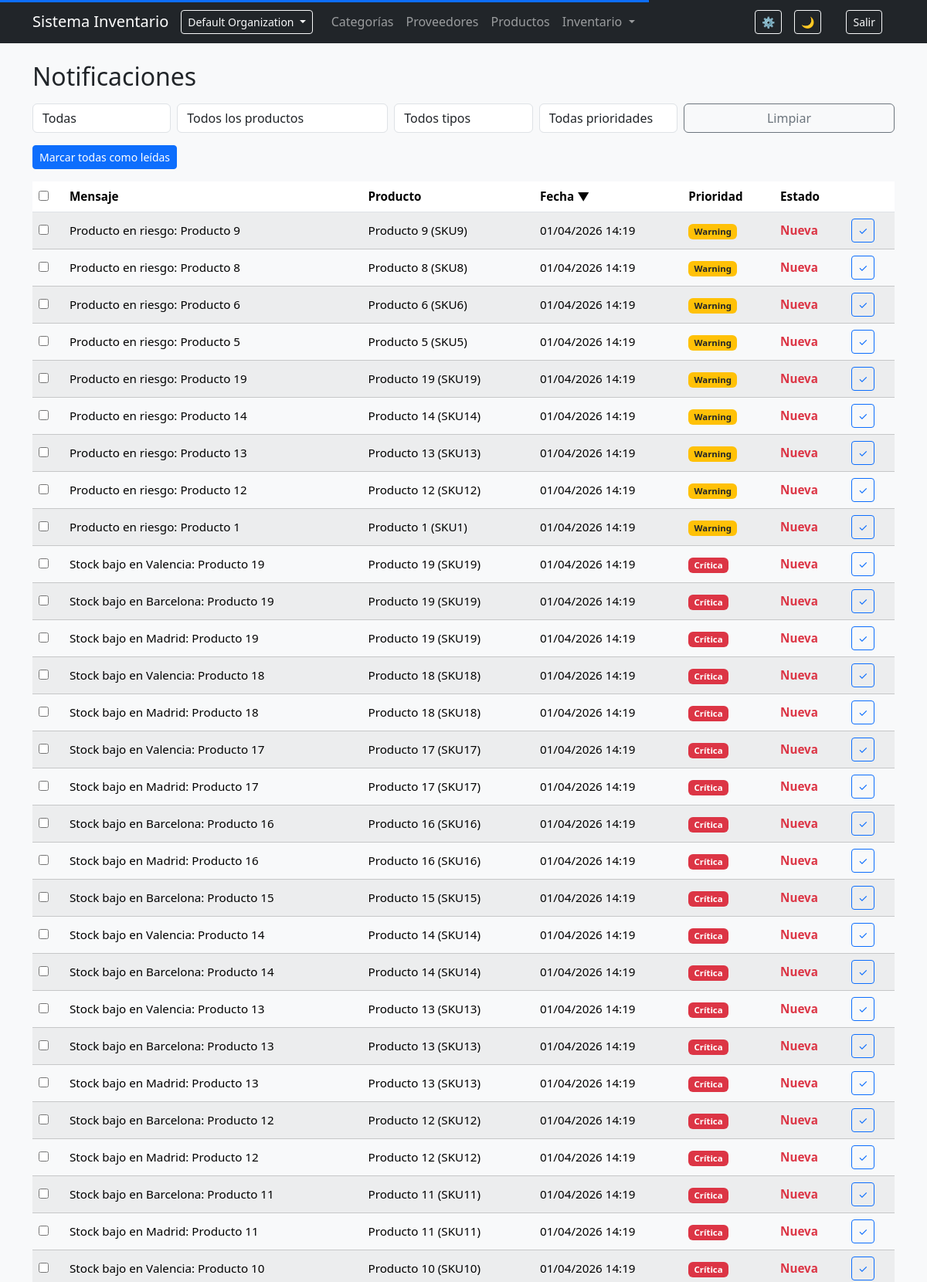
Screenshot of /notificaciones/lista/ (signed in, upper part) with the database file from the repository.
### organizations/models.py (models this page shows, shortened)
class Organization(models.Model):
    name = models.CharField(max_length=150)
    slug = models.SlugField(unique=True)
    owner = models.ForeignKey(
        User,
        on_delete=models.CASCADE,
        related_name="owned_organizations"
    )
    created_at = models.DateTimeField(auto_now_add=True)
    class Meta:
        ordering = ["name"]

### notifications/models.py (models this page shows, shortened)
class UserNotification(models.Model):
    user = models.ForeignKey(
        User,
        on_delete=models.CASCADE,
        related_name="user_notifications"
    )
    notification = models.ForeignKey(
        Notification,
        on_delete=models.CASCADE,
        related_name="user_notifications"
    )
    seen = models.BooleanField(default=False, db_index=True)
    created_at = models.DateTimeField(auto_now_add=True)
    class Meta:
        unique_together = ("user", "notification")
        indexes = [
            models.Index(fields=["user", "seen"]),
        ]

class Notification(models.Model):
    organization = models.ForeignKey(
        Organization,
        on_delete=models.CASCADE,
        related_name="notifications",
        db_index=True,
    )
    TYPE_CHOICES = [
        ("movement", "Movimiento"),
        ("stock_item_low", "Incidencia almacén"),
        ("product_risk", "Producto en riesgo"),
        ("order", "Pedido"),
        ("alert", "Alerta"),
        ("info", "Información"),
    ]
    PRIORITY_CHOICES = [
        ("critical", "Crítica"),
        ("warning", "Advertencia"),
        ("info", "Info"),
    ]
    product = models.ForeignKey(
        Product,
        on_delete=models.CASCADE,
        related_name="notifications",
        null=True,
        blank=True,
        db_index=True,
    )
    location = models.ForeignKey(
        Location,
        on_delete=models.CASCADE,
        null=True,
        blank=True,
        related_name="notifications",
        db_index=True,
    )
    type = models.CharField(
        max_length=30,
        choices=TYPE_CHOICES,
        default="info",
        db_index=True,
    )
    priority = models.CharField(
        max_length=20,
        choices=PRIORITY_CHOICES,
        default="info",
    )
    message = models.CharField(max_length=255)
    created_at = models.DateTimeField(auto_now_add=True, db_index=True)
    seen = models.BooleanField(default=False, db_index=True)
    class Meta:
        ordering = ["-created_at"]
        indexes = [
            models.Index(fields=["organization", "created_at"]),
            models.Index(fields=["organization", "type"]),
        ]

### products/models.py (models this page shows, shortened)
class Product(models.Model):
    organization = models.ForeignKey(
        Organization,
        on_delete=models.CASCADE,
        related_name="products",
        db_index=True,
    )
    name = models.CharField(max_length=150, db_index=True)
    sku = models.CharField(max_length=50, db_index=True)
    category = models.ForeignKey(
        Category,
        on_delete=models.SET_NULL,
        null=True,
        related_name='products'
    )
    supplier = models.ForeignKey(
        Supplier,
        on_delete=models.SET_NULL,
        null=True,
        blank=True,
        related_name='products'
    )
    stock = models.IntegerField(default=0)
    min_stock = models.IntegerField(default=0)
    cost_price = models.DecimalField(max_digits=10, decimal_places=2, default=0)
    sale_price = models.DecimalField(max_digits=10, decimal_places=2, default=0)
    image = models.ImageField(upload_to=product_image_path, blank=True, null=True)
    last_low_stock_alert = models.DateTimeField(null=True, blank=True)
    created_at = models.DateTimeField(auto_now_add=True)
    updated_at = models.DateTimeField(auto_now=True)
    class Meta:
        ordering = ['name']
        unique_together = ("organization", "sku")
        indexes = [
            models.Index(fields=["organization", "name"]),
            models.Index(fields=["organization", "sku"]),
        ]
    def __str__(self):
        return f"{self.name} ({self.sku})"

### notifications/views/list.py (the view)
# urls.py: path("lista/", views.notifications_list, name="notifications_list"),
def notifications_list(request):
    qs, filters_ctx = get_filtered_notifications(request)
    context = {
        "user_notifications": qs,
        "notifications": [un.notification for un in qs],
        "products": get_products(request),
        "has_unread": has_unread(request),
        **filters_ctx,
    }
    if request.headers.get("HX-Request"):
        return render(request, "notifications/partials/notifications_table.html", context)
    return render(request, "notifications/list.html", context)

### accounts/permissions.py (called while the page is built, shortened)
def _get_membership(user):
    if not user or not user.is_authenticated:
        return None
    request = getattr(user, "_request", None)
    membership = user.memberships.filter(is_active=True).first()
    return membership

def _has_role(user, roles):
    membership = _get_membership(user)
    if not membership:
        return False
    return membership.role in roles

def _is_owner(user):
    return _has_role(user, [Membership.Roles.OWNER])

def _is_admin(user):
    return _has_role(user, [Membership.Roles.OWNER, Membership.Roles.ADMIN])

def _is_manager(user):
    return _has_role(user, [
        Membership.Roles.OWNER,
        Membership.Roles.ADMIN,
        Membership.Roles.MANAGER
    ])

def _is_staff(user):
    return _has_role(user, [
        Membership.Roles.OWNER,
        Membership.Roles.ADMIN,
        Membership.Roles.MANAGER,
        Membership.Roles.STAFF
    ])

def can_view_products(user):
    return _is_staff(user)

def can_create_products(user):
    return _is_manager(user)

def can_edit_products(user):
    return _is_manager(user)

def can_delete_products(user):
    return _is_admin(user)

def can_export_products(user):
    return _is_manager(user)

def can_view_categories(user):
    return _is_staff(user)

def can_manage_categories(user):
    return _is_manager(user)

def can_view_suppliers(user):
    return _is_staff(user)

def can_manage_suppliers(user):
    return _is_manager(user)

def can_view_locations(user):
    return _is_staff(user)

def can_manage_locations(user):
    return _is_admin(user)

def can_view_inventory(user):
    return _is_staff(user)

def can_create_inventory(user):
    return _is_staff(user)

def can_edit_inventory(user):
    return _is_manager(user)

def can_confirm_inventory(user):
    return _is_manager(user)

def can_view_transfers(user):
    return _is_staff(user)

def can_create_transfer(user):
    return _is_staff(user)

def can_confirm_transfer(user):
    return _is_manager(user)

def can_view_orders(user):
    return _is_staff(user)

def can_create_order(user):
    return _is_manager(user)

def can_edit_order(user):
    return _is_manager(user)

def can_send_order(user):
    return _is_manager(user)

def can_cancel_order(user):
    return _is_manager(user)

def can_receive_order(user):
    return _is_staff(user)

def can_view_audit(user):
    return _is_owner(user) or _is_admin(user) or _is_manager(user)

def can_manage_notifications(user):
    return _is_manager(user)

### notifications/views/utils.py (called while the page is built)
def has_unread(request):
    return user_qs(request).filter(seen=False).exists()

### notifications/templates/notifications/list.html (shortened to what this page needs)
{% extends "base.html" %}
{% block content %}
<h2 class="mb-3">Notificaciones</h2>
<form
    method="GET"
    class="row g-2 mb-3"
    hx-get="{% url 'notifications:notifications_list' %}"
    hx-target="#notifications-table"
    hx-swap="innerHTML"
    hx-push-url="true"
    hx-trigger="change delay:300ms"
>
    <div class="col-md-2">
        <select name="status" class="form-control">
            <option value="">Todas</option>
        </select>
    </div>
    <div class="col-md-3">
        <select name="product" class="form-control">
            <option value="">Todos los productos</option>
        </select>
    </div>
    <div class="col-md-2">
        <select name="type" class="form-control">
            <option value="">Todos tipos</option>
        </select>
    </div>
    <div class="col-md-2">
        <select name="priority" class="form-control">
            <option value="">Todas prioridades</option>
        </select>
    </div>
    <div class="col-md-3 d-grid">
        <button type="button"
                class="btn btn-outline-secondary"
                onclick="clearFilters(this)">
            Limpiar
        </button>
    </div>
</form>
<div id="notifications-table"
     hx-get="{% url 'notifications:notifications_list' %}"
     hx-trigger="load, inventory:notifications_updated from:body"
     hx-target="this"
     hx-swap="innerHTML">
    {% include 'notifications/partials/notifications_table.html' %}
</div>
{% endblock %}

### templates/partials/navbar.html (shortened to what this page needs)
<nav class="navbar navbar-expand-lg navbar-dark bg-dark mb-4">
    <div class="container">
        <a class="navbar-brand" href="{% url 'dashboard' %}">Sistema Inventario</a>
        <div class="collapse navbar-collapse" id="navbarMain">
            <div class="dropdown me-3">
                <button class="btn btn-sm btn-outline-light dropdown-toggle" data-bs-toggle="dropdown">
                    {{ organization.name }}
                </button>
            </div>
            <ul class="navbar-nav me-auto mb-2 mb-lg-0">
                <li class="nav-item"><a href="/categorias/" class="nav-link">Categorías</a></li>
                <li class="nav-item"><a href="/proveedores/" class="nav-link">Proveedores</a></li>
                <li class="nav-item"><a href="/productos/" class="nav-link">Productos</a></li>
                <li class="nav-item dropdown">
                    <a class="nav-link dropdown-toggle" href="#" data-bs-toggle="dropdown">
                        Inventario
                    </a>
                </li>
            </ul>
            <div class="d-flex align-items-center gap-3 me-3">
                <div id="notifications-bell"
                    hx-get="{% url 'notifications:notifications_counter' %}"
                    hx-trigger="load, inventory:notifications_updated from:body"
                    hx-target="this"
                    hx-swap="outerHTML">
                <a href="{% url 'notification_preferences' %}"
                   class="btn btn-sm btn-outline-light"
                   title="Configurar notificaciones">
                    ⚙️
                </a>
            </div>
            <button id="themeToggle" class="btn btn-sm btn-outline-light me-3">🌙</button>
            <form method="post" action="{% url 'logout' %}">
                <button class="btn btn-sm btn-outline-light">Salir</button>
            </form>
        </div>
    </div>
</nav>

### notifications/templates/notifications/partials/notifications_table.html (shortened to what this page needs)
<div class="d-flex justify-content-between align-items-center mb-3">
    <div class="d-flex gap-2">
        <button
            class="btn btn-primary btn-sm"
            hx-post="{% url 'notifications:notifications_toggle_all' %}"
            hx-target="#notifications-table"
            hx-swap="innerHTML">
            {% if has_unread %}
                Marcar todas como leídas
            {% else %}
                Marcar todas como no leídas
            {% endif %}
        </button>
    </div>
</div>
<form
    method="post"
    hx-post="{% url 'notifications:notifications_bulk_action' %}"
    hx-target="#notifications-table"
    hx-swap="innerHTML">
<div class="table-responsive">
<table class="table table-striped align-middle">
    <thead>
        <tr>
            <th><input type="checkbox" id="select-all"></th>
            {% include "partials/sortable_th.html" with field="message" label="Mensaje" target="#notifications-table" %}
            {% include "partials/sortable_th.html" with field="product__name" label="Producto" target="#notifications-table" %}
            {% include "partials/sortable_th.html" with field="created_at" label="Fecha" target="#notifications-table" %}
            <th>Prioridad</th>
            <th>Estado</th>
            <th></th>
        </tr>
    </thead>
    <tbody>
        {% for un in user_notifications %}
        <tr class="{% if not un.seen %}table-light{% endif %}">
            <td><input type="checkbox" name="selected" value="{{ un.id }}"></td>
            <td>{{ un.notification.message }}</td>
            <td>{{ un.notification.product|default:"-" }}</td>
            <td>{{ un.notification.created_at|date:"d/m/Y H:i" }}</td>
            <td>
                {% if un.notification.priority == "critical" %}
                    <span class="badge bg-danger">Crítica</span>
                {% elif un.notification.priority == "warning" %}
                    <span class="badge bg-warning text-dark">Warning</span>
                {% else %}
                    <span class="badge bg-secondary">Info</span>
                {% endif %}
            </td>
            <td>
                {% if un.seen %}
                    <span class="text-success">Leída</span>
                {% else %}
                    <span class="text-danger fw-bold">Nueva</span>
                {% endif %}
            </td>
            <td>
                {% if un.seen %}
                    <form method="post"
                          hx-post="{% url 'notifications:notification_mark_unread' un.id %}"
                          hx-target="#notifications-table"
                          hx-swap="innerHTML">
                        {% csrf_token %}
                        <button class="btn btn-sm btn-outline-secondary">↺</button>
                    </form>
                {% else %}
                    <form method="post"
                          hx-post="{% url 'notifications:notification_mark_read' un.id %}"
                          hx-target="#notifications-table"
                          hx-swap="innerHTML">
                        <button class="btn btn-sm btn-outline-primary">✓</button>
                    </form>
                {% endif %}
            </td>
        </tr>
        {% empty %}
        <tr>
            <td colspan="7">No hay notificaciones.</td>
        </tr>
        {% endfor %}
    </tbody>
</table>
</div>
</form>

### static/css/core.css (style rules this page uses)
:root { --bg: #f8f9fa; --text: #212529; --card: #ffffff; --border: #dee2e6; }
body { background: var(--bg); color: var(--text); transition: background .25s ease, color .25s ease; }
.table { font-size: 0.95rem; }
th { user-select: none; }
input, select { background: var(--card); color: var(--text); border: 1px solid var(--border); }

### dashboard/static/dashboard/css/dashboard.css (style rules this page uses)
:root { --section-bg: #ffffff; --sub-bg: #414040; --sub-text: #fafafa; }

### rows the page displays
Organization: name "Default Organization"
UserNotification: notification.message "Producto en riesgo: Producto 9", notification.product "Producto 9 (SKU9)", notification.created_at "01/04/2026 14:19", shows "Warning", seen "Nueva"
UserNotification: notification.message "Producto en riesgo: Producto 8", notification.product "Producto 8 (SKU8)", notification.created_at "01/04/2026 14:19", shows "Warning", seen "Nueva"
UserNotification: notification.message "Producto en riesgo: Producto 6", notification.product "Producto 6 (SKU6)", notification.created_at "01/04/2026 14:19", shows "Warning", seen "Nueva"
UserNotification: notification.message "Producto en riesgo: Producto 5", notification.product "Producto 5 (SKU5)", notification.created_at "01/04/2026 14:19", shows "Warning", seen "Nueva"
UserNotification: notification.message "Producto en riesgo: Producto 19", notification.product "Producto 19 (SKU19)", notification.created_at "01/04/2026 14:19", shows "Warning", seen "Nueva"
UserNotification: notification.message "Producto en riesgo: Producto 14", notification.product "Producto 14 (SKU14)", notification.created_at "01/04/2026 14:19", shows "Warning", seen "Nueva"
UserNotification: notification.message "Producto en riesgo: Producto 13", notification.product "Producto 13 (SKU13)", notification.created_at "01/04/2026 14:19", shows "Warning", seen "Nueva"
UserNotification: notification.message "Producto en riesgo: Producto 12", notification.product "Producto 12 (SKU12)", notification.created_at "01/04/2026 14:19", shows "Warning", seen "Nueva"
UserNotification: notification.message "Producto en riesgo: Producto 1", notification.product "Producto 1 (SKU1)", notification.created_at "01/04/2026 14:19", shows "Warning", seen "Nueva"
UserNotification: notification.message "Stock bajo en Valencia: Producto 19", notification.product "Producto 19 (SKU19)", notification.created_at "01/04/2026 14:19", shows "Crítica", seen "Nueva"
UserNotification: notification.message "Stock bajo en Barcelona: Producto 19", notification.product "Producto 19 (SKU19)", notification.created_at "01/04/2026 14:19", shows "Crítica", seen "Nueva"
UserNotification: notification.message "Stock bajo en Madrid: Producto 19", notification.product "Producto 19 (SKU19)", notification.created_at "01/04/2026 14:19", shows "Crítica", seen "Nueva"
UserNotification: notification.message "Stock bajo en Valencia: Producto 18", notification.product "Producto 18 (SKU18)", notification.created_at "01/04/2026 14:19", shows "Crítica", seen "Nueva"
UserNotification: notification.message "Stock bajo en Madrid: Producto 18", notification.product "Producto 18 (SKU18)", notification.created_at "01/04/2026 14:19", shows "Crítica", seen "Nueva"
UserNotification: notification.message "Stock bajo en Valencia: Producto 17", notification.product "Producto 17 (SKU17)", notification.created_at "01/04/2026 14:19", shows "Crítica", seen "Nueva"
UserNotification: notification.message "Stock bajo en Madrid: Producto 17", notification.product "Producto 17 (SKU17)", notification.created_at "01/04/2026 14:19", shows "Crítica", seen "Nueva"
UserNotification: notification.message "Stock bajo en Barcelona: Producto 16", notification.product "Producto 16 (SKU16)", notification.created_at "01/04/2026 14:19", shows "Crítica", seen "Nueva"
UserNotification: notification.message "Stock bajo en Madrid: Producto 16", notification.product "Producto 16 (SKU16)", notification.created_at "01/04/2026 14:19", shows "Crítica", seen "Nueva"
UserNotification: notification.message "Stock bajo en Barcelona: Producto 15", notification.product "Producto 15 (SKU15)", notification.created_at "01/04/2026 14:19", shows "Crítica", seen "Nueva"
UserNotification: notification.message "Stock bajo en Valencia: Producto 14", notification.product "Producto 14 (SKU14)", notification.created_at "01/04/2026 14:19", shows "Crítica", seen "Nueva"
UserNotification: notification.message "Stock bajo en Barcelona: Producto 14", notification.product "Producto 14 (SKU14)", notification.created_at "01/04/2026 14:19", shows "Crítica", seen "Nueva"
UserNotification: notification.message "Stock bajo en Valencia: Producto 13", notification.product "Producto 13 (SKU13)", notification.created_at "01/04/2026 14:19", shows "Crítica", seen "Nueva"
UserNotification: notification.message "Stock bajo en Barcelona: Producto 13", notification.product "Producto 13 (SKU13)", notification.created_at "01/04/2026 14:19", shows "Crítica", seen "Nueva"
UserNotification: notification.message "Stock bajo en Madrid: Producto 13", notification.product "Producto 13 (SKU13)", notification.created_at "01/04/2026 14:19", shows "Crítica", seen "Nueva"
UserNotification: notification.message "Stock bajo en Barcelona: Producto 12", notification.product "Producto 12 (SKU12)", notification.created_at "01/04/2026 14:19", shows "Crítica", seen "Nueva"
UserNotification: notification.message "Stock bajo en Madrid: Producto 12", notification.product "Producto 12 (SKU12)", notification.created_at "01/04/2026 14:19", shows "Crítica", seen "Nueva"
UserNotification: notification.message "Stock bajo en Barcelona: Producto 11", notification.product "Producto 11 (SKU11)", notification.created_at "01/04/2026 14:19", shows "Crítica", seen "Nueva"
UserNotification: notification.message "Stock bajo en Madrid: Producto 11", notification.product "Producto 11 (SKU11)", notification.created_at "01/04/2026 14:19", shows "Crítica", seen "Nueva"
UserNotification: notification.message "Stock bajo en Valencia: Producto 10", notification.product "Producto 10 (SKU10)", notification.created_at "01/04/2026 14:19", shows "Crítica", seen "Nueva"

### other values shown
{{ label }} "Mensaje Producto Fecha"
